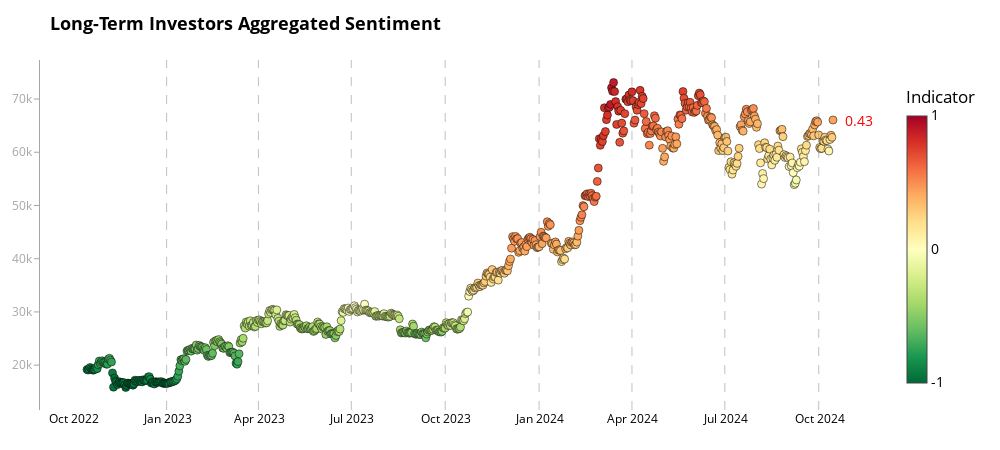

Notebook code for this chart:
### Code cell
# Example usage
fig2 = chart_aggregate(merged_df, 'aggregate_indicator_equalweight', 'price_usd_close', "Long-Term Investors Aggregated Sentiment")
fig2.show()
pio.write_html(fig2, file=f'aggregated_scatter_analysis_lth_aggr_last_2year.html')
print("All charts have been displayed and saved as separate HTML files.")

### Figure 1 — Plotly figure (JSON) as saved in the notebook; plotly's stock layout.template omitted (floating-point values rounded to 4 significant figures; data arrays with more than 128 entries replaced by an {"elided": "..."} marker saying what was removed)
{"data": [{"hoverinfo": "text", "marker": {"cmax": 1, "cmin": -1, "color": {"elided": "732 float values"}, "colorbar": {"len": 0.9, "lenmode": "fraction", "thickness": 20, "ticktext": ["-1", "0", "1"], "tickvals": [-1, 0, 1], "title": {"text": "Indicator"}, "x": 1.02, "xpad": 10}, "colorscale": [[0.0, "rgb(0,104,55)"], [0.1, "rgb(26,152,80)"], [0.2, "rgb(102,189,99)"], [0.3, "rgb(166,217,106)"], [0.4, "rgb(217,239,139)"], [0.5, "rgb(255,255,191)"], [0.6, "rgb(254,224,139)"], [0.7, "rgb(253,174,97)"], [0.8, "rgb(244,109,67)"], [0.9, "rgb(215,48,39)"], [1.0, "rgb(165,0,38)"]], "line": {"color": "black", "width": 0.5}, "size": 8}, "mode": "markers", "text": {"elided": "732 str values"}, "x": {"elided": "732 str values"}, "y": {"elided": "732 float values"}, "type": "scatter"}], "layout": {"shapes": [{"line": {"color": "rgba(128, 128, 128, 0.7)", "dash": "dash", "width": 1}, "opacity": 0.7, "type": "line", "x0": "2022-12-31T00:00:00", "x1": "2022-12-31T00:00:00", "xref": "x", "y0": 0, "y1": 1, "yref": "y domain"}, {"line": {"color": "rgba(128, 128, 128, 0.7)", "dash": "dash", "width": 1}, "opacity": 0.7, "type": "line", "x0": "2023-03-31T00:00:00", "x1": "2023-03-31T00:00:00", "xref": "x", "y0": 0, "y1": 1, "yref": "y domain"}, {"line": {"color": "rgba(128, 128, 128, 0.7)", "dash": "dash", "width": 1}, "opacity": 0.7, "type": "line", "x0": "2023-06-30T00:00:00", "x1": "2023-06-30T00:00:00", "xref": "x", "y0": 0, "y1": 1, "yref": "y domain"}, {"line": {"color": "rgba(128, 128, 128, 0.7)", "dash": "dash", "width": 1}, "opacity": 0.7, "type": "line", "x0": "2023-09-30T00:00:00", "x1": "2023-09-30T00:00:00", "xref": "x", "y0": 0, "y1": 1, "yref": "y domain"}, {"line": {"color": "rgba(128, 128, 128, 0.7)", "dash": "dash", "width": 1}, "opacity": 0.7, "type": "line", "x0": "2023-12-31T00:00:00", "x1": "2023-12-31T00:00:00", "xref": "x", "y0": 0, "y1": 1, "yref": "y domain"}, {"line": {"color": "rgba(128, 128, 128, 0.7)", "dash": "dash", "width": 1}, "opacity": 0.7, "type": "line", "x0": "2024-03-31T00:00:00", "x1": "2024-03-31T00:00:00", "xref": "x", "y0": 0, "y1": 1, "yref": "y domain"}, {"line": {"color": "rgba(128, 128, 128, 0.7)", "dash": "dash", "width": 1}, "opacity": 0.7, "type": "line", "x0": "2024-06-30T00:00:00", "x1": "2024-06-30T00:00:00", "xref": "x", "y0": 0, "y1": 1, "yref": "y domain"}, {"line": {"color": "rgba(128, 128, 128, 0.7)", "dash": "dash", "width": 1}, "opacity": 0.7, "type": "line", "x0": "2024-09-30T00:00:00", "x1": "2024-09-30T00:00:00", "xref": "x", "y0": 0, "y1": 1, "yref": "y domain"}], "annotations": [{"align": "left", "font": {"color": "red", "size": 14}, "showarrow": false, "text": "0.43", "x": "2024-10-14T00:00:00", "xanchor": "left", "xshift": 10, "y": 66060.0, "yanchor": "middle"}], "title": {"font": {"color": "black", "size": 18, "weight": "bold"}, "text": "Long-Term Investors Aggregated Sentiment"}, "font": {"color": "black", "size": 14}, "margin": {"l": 40, "r": 120, "t": 60, "b": 40}, "showlegend": false, "hovermode": "closest", "plot_bgcolor": "white", "paper_bgcolor": "white", "width": 1000, "height": 450, "xaxis": {"tickfont": {"color": "black", "size": 12}, "showgrid": false, "zeroline": false, "dtick": "M3", "tickformat": "%b %Y", "showline": false, "mirror": false}, "yaxis": {"tickfont": {"color": "rgba(128, 128, 128, 0.7)", "size": 12}, "showgrid": false, "zeroline": false, "showline": true, "linewidth": 1, "linecolor": "rgba(128, 128, 128, 0.7)", "mirror": false, "ticks": "outside", "ticklen": 5, "tickcolor": "rgba(128, 128, 128, 0.7)"}}}
